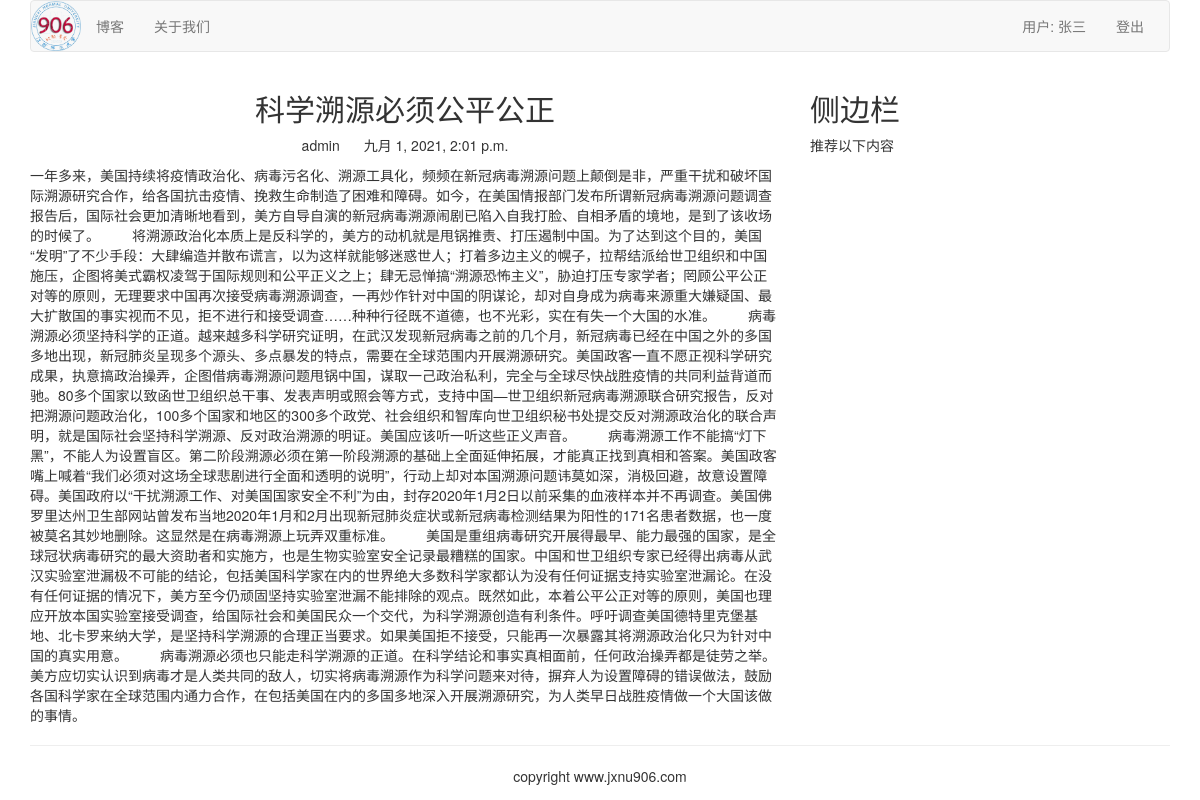
The app's page /blog/1/ (signed in) with its own data.
### blog/models.py (models this page shows, shortened)
class BlogArticles(models.Model):
    title = models.CharField(max_length=300)
    author = models.ForeignKey(User, related_name='blog_posts', on_delete=models.CASCADE)
    body = models.TextField()
    publish = models.DateTimeField(default=timezone.now)
    class Meta:
        ordering = ("-publish", )

### blog/views.py (the view)
# urls.py: url(r'(?P<article_id>\d)/$', views.blog_article, name='blog_detail'),
def blog_article(request, article_id):
    article = get_object_or_404(BlogArticles, id=article_id)
    pub = article.publish
    return render(request, "blog/content.html", {'article': article, 'publish': pub})

### templates/blog/content.html (shortened to what this page needs)
{% extends "base.html" %}
{% load static %}
{% block content %}
<div class="row">
    <div class="col-xs-12 col-md-8">
        <div class="text-center">
            <h2>{{ article.title }}</h2>
        </div>
        <p class="text-center">
            <span>{{ article.author.username }}</span>
            <span style="margin-left: 20px;">{{ publish }}</span>
        </p>
        <div>{{ article.body }}</div>
    </div>
    <div class="col-xs-6 col-md-4">
        <h2>侧边栏</h2>
        <p>推荐以下内容</p>
    </div>
</div>
{% endblock %}

### templates/header.html
{% load static %}
<div class="container">
    <nav class="navbar navbar-default" role="navigation">
        <div class="navbar-header">
            <a href="/" class="navbar-brand" style="padding: 0">
                <img src="{% static 'images/logo.png' %}" alt="logo" width="50px">
            </a>
        </div>
        <div>
            <ul class="nav navbar-nav" role="navigation">
                <li><a href="{% url 'blog:blog_title' %}">博客</a></li>
            </ul>
            <ul class="nav navbar-nav" role="navigation">
                <li><a href="{% url 'aboutus:main' %}">关于我们</a></li>
            </ul>
            <ul class="nav navbar-nav navbar-right" style="margin-right: 10px">
                {% if user.is_authenticated %}
                <li><a href="#">用户: {{ user.username }}</a></li>
                <li><a href="{% url 'account:user_logout' %}">登出</a></li>
                {% else %}
                <li><a href="{% url 'account:user_login' %}">登陆</a></li>
                <li><a href="{% url 'account:user_register' %}">注册</a></li>
                {% endif %}
            </ul>
        </div>
    </nav>
</div>

### records on screen
BlogArticles: title "科学溯源必须公平公正", author.username "admin", publish "九月 1, 2021, 2:01 p.m.", body "一年多来，美国持续将疫情政治化、病毒污名化、溯源工具化，频频在新冠病毒溯源问题上颠倒是非，严重干扰和破坏国际溯源研究合作，给各国抗击疫情、挽救生命制造了困难和障碍。如今，在美国情报部门发布所谓新冠病毒溯源问题调查报告后，国际社会更加清晰地看到，美方自导自演的新冠病毒溯源闹剧已陷入自我打脸、自相矛盾的境地，是到了该收场的时候了。 将溯源政治化本质上是反科学的，美方的动机就是甩锅推责、打压遏制中国。为了达到这个目的，美国“发明”了不少手段：大肆编造并散布谎言，以为这样就能够迷惑世人；打着多边主义的幌子，拉帮结派给世卫组织和中国施压，企图将美式霸权凌驾于国际规则和公平正义之上；肆无忌惮搞“溯源恐怖主义”，胁迫打压专家学者；罔顾公平公正对等的原则，无理要求中国再次接受病毒溯源调查，一再炒作针对中国的阴谋论，却对自身成为病毒来源重大嫌疑国、最大扩散国的事实视而不见，拒不进行和接受调查……种种行径既不道德，也不光彩，实在有失一个大国的水准。…"

### other values on screen
{{ user.username }} "张三"
